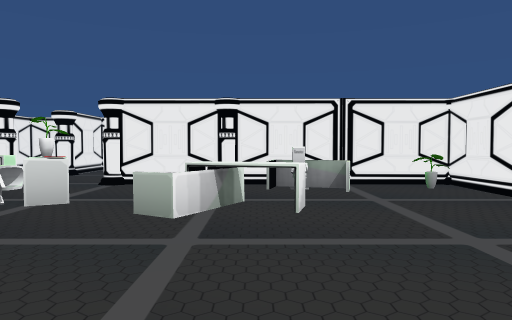
view 1 (above)

22 first-person views from a walk through a 3-D level made in the Unity game engine. The camera is 1.3 m above the floor, tilts 2° down and sees 70° across. The floor is counted in squares, 2 m on a side. Each view is taken from the middle of a square. On the plan, view 1 faces up. The plan holds only what a view shows up to about 11 squares ahead; the rest is blank. The player character is not drawn. Some animated figures are not drawn. Door leaves are left out, so doorways stand open.

view 2
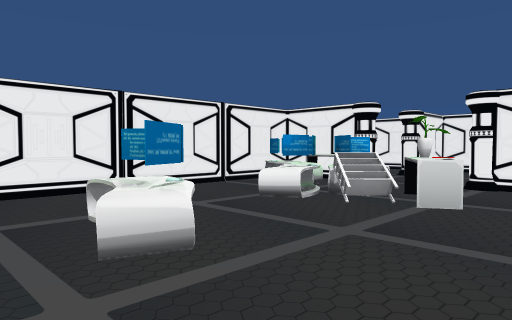

view 3
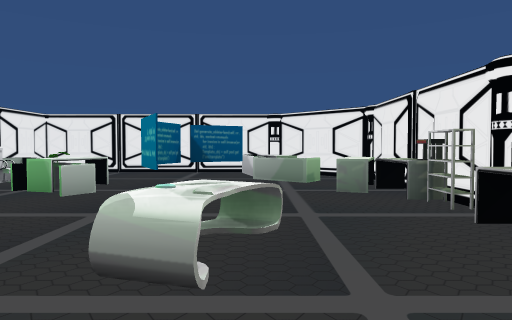

view 4
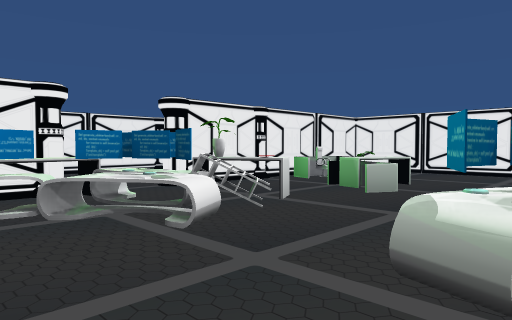

view 5
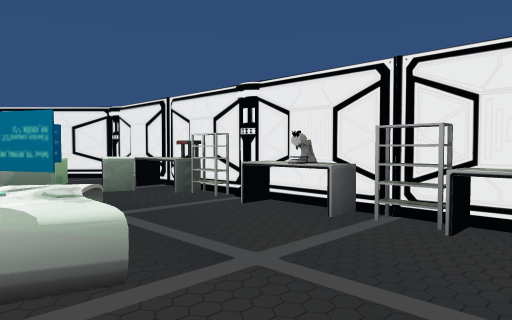

view 6
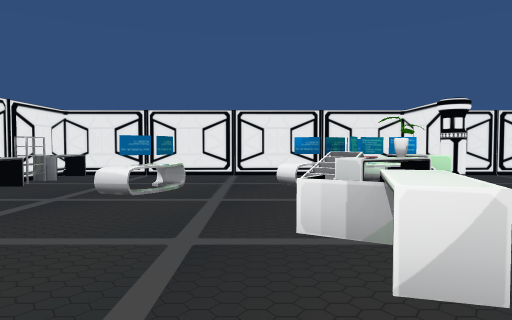

view 7
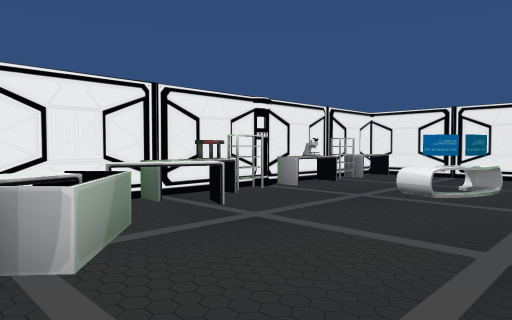

view 8
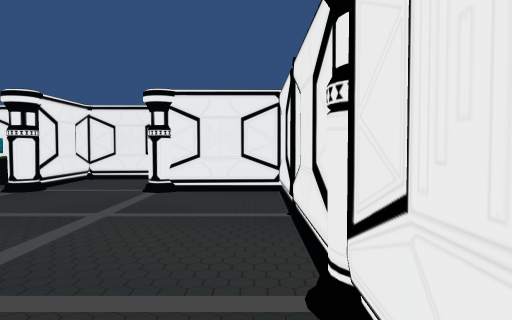

view 9
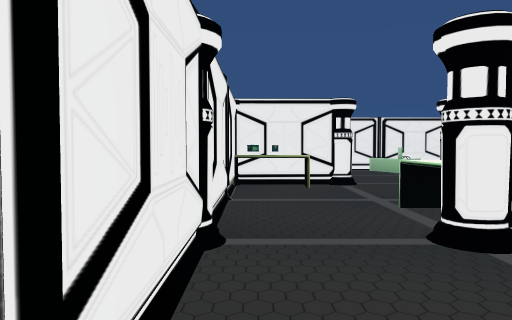

view 10
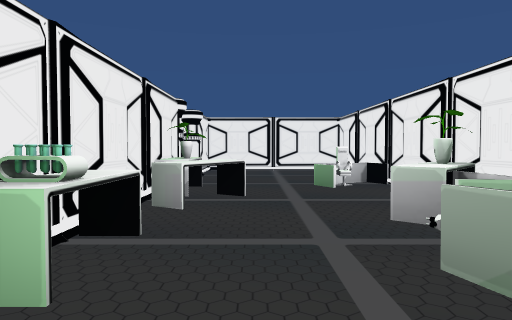

view 11
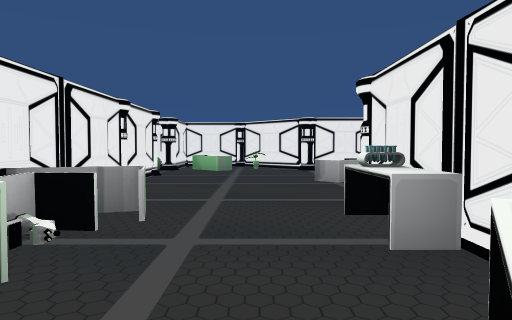

view 12
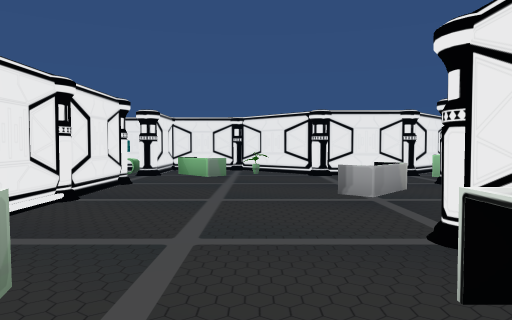

view 13
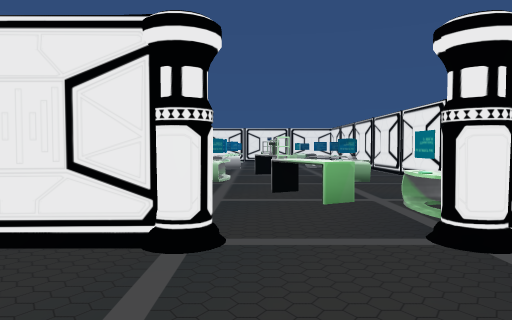

view 14
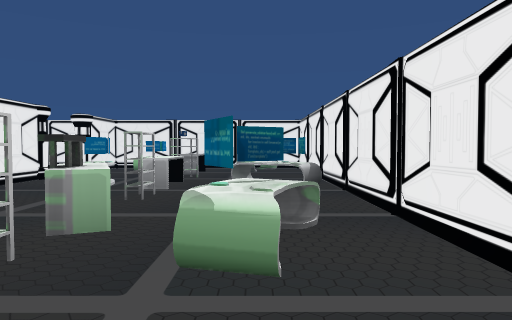

view 15
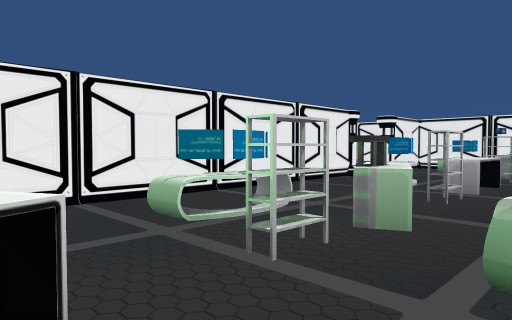

view 16
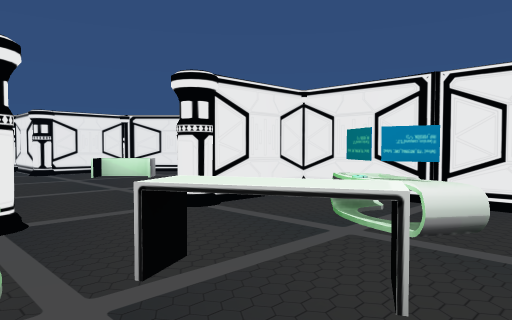

view 17
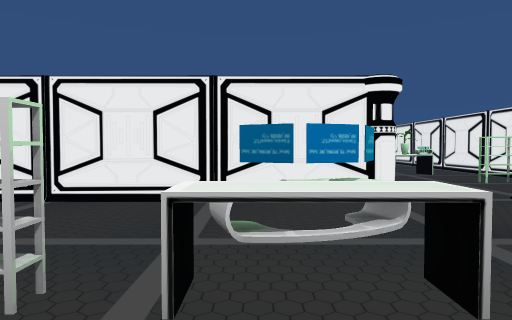

view 18
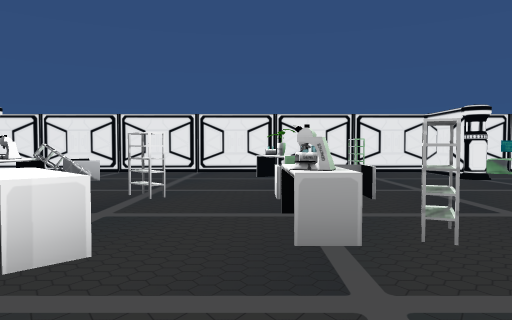

view 19
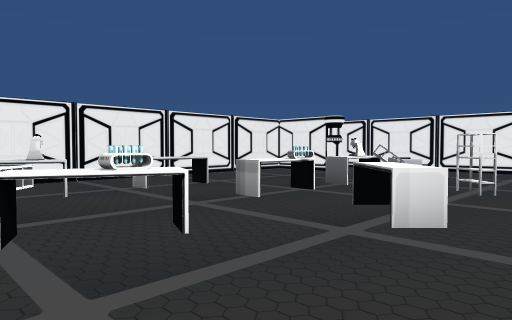

view 20
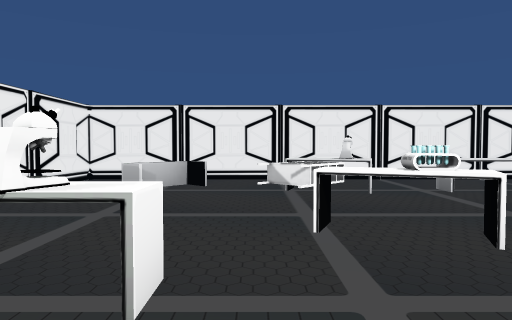

view 21
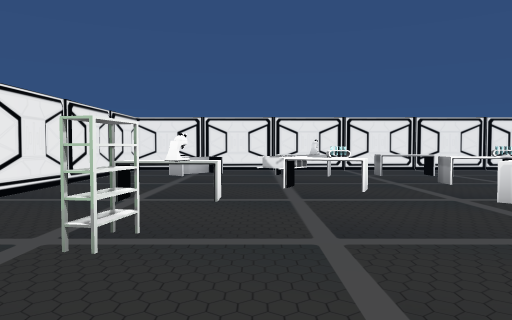

view 22
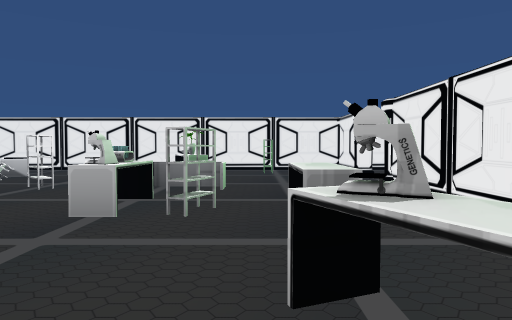

### Floor plan
Points are (right, up) in squares from view 1. A wall is a line through its corners. A room is listed if a view was taken in it or the views show most of it. See-through windows are left out.
Room 1 (views 1, 2, 3, 4, 5, 6, 7)
walls: (-1.8, 6.3) (-2.4, 6.4); (0.3, 6.3) (-0.2, 6.4); (-6.3, 3.2) (-6.4, 2.5) (-6.3, 1.8); (-6.4, 4.3) (-6.3, 3.7); (-6.3, 1.3) (-6.4, 0.5) (-6.3, -0.2); (0.4, -1.4) (1.4, -1.4); (-6.4, 5.5) (-6.4, -0.5); (2.3, 6.3) (1.7, 6.4); (3.4, 1.5) (3.4, 4.5); (3.2, 6.4) (-2.4, 6.4); (-6.4, 8.4) (-6.3, 7.8); (-5.4, 10.4) (-6.4, 10.4) (-6.4, 6.6)
low walls: (-0.6, 6.4) (-1.2, 6.3); (3.3, 3.8) (3.4, 4.3)
ways out: opening at (-3.5, 8) to room 2; opening at (2.8, -0.5) to room 2; opening at (3, 5.5) to room 2
objects: other object (-7, 6); other object (-6, -1); monitor (-6, 5) to (-5, 6); other object (-5, -1); other object (-5, 6); other object (-4, -1); monitor (-4, 1) to (-3, 2); monitor (-4, 4) to (-4, 5); pole (-4, 6); other object (-3, -1); other object (-3, 4); plant (-3, 5); pole (-3, 6) to (-3, 7); pole (-2, -2); other object (-2, -1); other object (-1, -4) to (-1, -3); other object (-1, -1); other object (-1, 4) to (0, 4); other object (0, -1); pole (0, 6); other object (1, 0) to (1, 1); other object (1, 6); pole (2, -1); other object (2, 0); other object (2, 1) to (3, 1)
Room 2 (views 8, 9, 10, 11, 12, 13, 14, 15, 16, 17, 18, 19, 20, 21, 22)
walls: (11.3, -1.6) (10.7, -1.7); (7.4, 4.4) (7.4, 10.4) (3.8, 10.4); (14.3, -1.4) (17.4, -1.4); (7.4, -1.3) (7.3, -0.8); (14.2, -1.7) (13.5, -1.6) (12.8, -1.7); (7.7, -2.5) (7.7, -3.4); (15.4, -1.6) (14.8, -1.7); (7.4, -3.3) (7.3, -2.8); (7.4, -3.4) (7.4, 1.6); (17.4, -1.6) (16.8, -1.7); (17.4, -1.6) (7.8, -1.6); (3.7, 3.2) (3.6, 2.6); (3.6, 3.5) (3.6, 2.4); (7.7, 9.3) (7.6, 8.7); (10.2, 10.3) (9.5, 10.4) (8.8, 10.3); (11.4, 10.4) (10.8, 10.3); (8.2, 10.3) (7.7, 10.4) (7.7, 4.7); (14.2, 10.3) (13.4, 10.4) (12.8, 10.3); (19.6, -1.4) (21.4, -1.4) (21.3, -0.8); (11.6, -7.4) (20.9, -7.4); (11.7, -7.4) (12.3, -7.3); (13.7, -7.4) (14.2, -7.3); (16.2, 10.3) (15.6, 10.4); (21.3, 1.9) (21.4, 2.3); (1.7, -2.5) (1.7, -3.4); (21.4, 2.8) (21.3, 3.3); (21.3, 3.8) (21.4, 4.6) (21.3, 5.3); (1.7, -2.8) (1.6, -3.4); (21.3, -0.2) (21.4, 0.5) (21.3, 1.2); (19.4, 8.6) (19.4, 10.4) (7.7, 10.4); (21.1, -1.6) (19.6, -1.6); (5.7, -7.4) (7.4, -7.4) (7.4, -5.6); (21.4, -1.4) (21.4, 9.6); (21.3, 5.8) (21.4, 6.5) (21.3, 7.2); (18.2, 10.3) (17.5, 10.4) (16.8, 10.3); (2.8, -5.4) (3.4, -5.5); (21.3, 7.7) (21.4, 8.3); (1.6, -5.3) (3.4, -5.3); (1.6, -5.4) (2.2, -5.3); (21.4, -4) (21.4, -3.4); (2.3, 10.4) (-4.4, 10.4) (-4.3, 9.7); (0.2, 10.3) (-0.5, 10.4) (-1.2, 10.3); (-1.9, 10.3) (-2.6, 10.4) (-3.3, 10.3); (-4.3, 9.2) (-4.4, 8.7); (-4.3, 10.4) (-4.3, 8.6)
low walls: (7.3, 5.9) (7.4, 6.4); (16.2, -1.7) (15.4, -1.6)
ways out: opening at (-3.5, 8) to room 1; opening at (2.8, -0.5) to room 1; opening at (3, 5.5) to room 1; open door at (-1, 10); open door at (1, -4); open door at (2, -5); open door at (3, 7)
objects: pole (-4, 9); pole (-1, 9) to (0, 9); pole (0, 10); pole (2, -4); other object (3, -3) to (3, -2); pole (3, 0); plant (3, 6); pole (3, 8) to (4, 8); other object (3, 9); other object (3, 10); other object (4, -7) to (5, -7); pole (4, -6); other object (4, 2); other object (4, 4) to (4, 5); plant (4, 6); pole (4, 7); other object (4, 10); pole (5, -8); other object (5, -6); other object (6, -5); other object (6, 2) to (7, 2); other object (6, 3); other object (6, 6); pole (7, -5) to (8, -5); pole (7, -4) to (8, -4); pole (7, -2); other object (7, 3); plant (7, 4); other object (7, 7); other object (8, -8); monitor (8, -6) to (9, -6); other object (8, 10); other object (9, -5) to (10, -5); monitor (9, -3) to (10, -2); other object (9, 9) to (10, 9); other object (10, 2); other object (10, 5); other object (11, 7) to (12, 7); monitor (12, -6) to (13, -6); other object (12, -4); monitor (12, -3) to (13, -3); other object (12, 0); other object (12, 6); other object (12, 8) to (12, 9); other object (13, -5) to (14, -4); other object (13, -4); other object (14, 0) to (15, 0); other object (14, 4) to (15, 5); other object (14, 9) to (15, 9); other object (15, -4); other object (15, 2); other object (15, 3); other object (15, 6); other object (15, 7); monitor (16, -7) to (17, -6); other object (16, -4) to (17, -4); monitor (16, -3) to (17, -3); other object (17, 2); other object (17, 5); other object (17, 7); other object (18, -5); pole (18, -2) to (18, -1); other object (18, 6); other object (18, 7); other object (19, -5) to (20, -4); pole (19, -2) to (19, -1); other object (19, 2); other object (19, 6) to (20, 7); pole (19, 8) to (20, 8); other object (20, -6) to (21, -6); monitor (20, -3) to (21, -3); other object (20, 1); plant (20, 2); other object (20, 3); other object (22, -2)

Where each view was taken, in squares from view 1:
view 1: 0 up, 0 right, facing up
view 2: 0 up, 1 left, facing up-left
view 3: 1 up, 6 left, facing right
view 4: 1 up, 6 left, facing up-right
view 5: 2 up, 6 left, facing down-right
view 6: 3 up, 2 right, facing left
view 7: 3 up, 2 right, facing down-left
view 8: 10 up, 1 right, facing left
view 9: 10 up, 3 left, facing right
view 10: 0 up, 5 right, facing up
view 11: 5 up, 5 right, facing down
view 12: 3 up, 5 right, facing down
view 13: 4 down, 5 right, facing right
view 14: 6 down, 10 right, facing right
view 15: 6 down, 10 right, facing up-right
view 16: 6 down, 11 right, facing up-left
view 17: 6 down, 16 right, facing up
view 18: 3 up, 12 right, facing right
view 19: 3 up, 11 right, facing up-right
view 20: 3 up, 11 right, facing up
view 21: 0 up, 11 right, facing up
view 22: 1 up, 11 right, facing right
